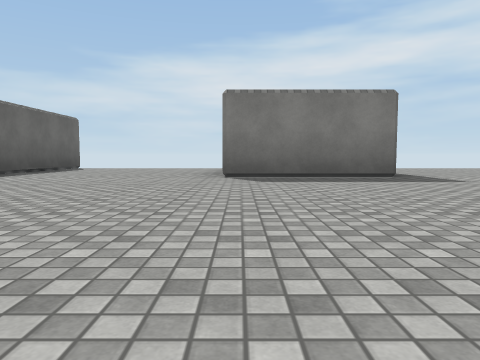
view 1 (above)

22 first-person views from a walk through a 3-D level made in the Unity game engine. The camera is 0.27 m above the floor, tilts 4° down and sees 70° across. The floor is counted in squares, 1 m on a side. Each view is taken from the middle of a square. On the plan, view 1 faces up. The plan holds only what a view shows up to about 9 squares ahead; the rest is blank. The place goes on beyond the plan. The player character is not drawn. Surface patterns are stand-ins for the level's own textures.

view 2
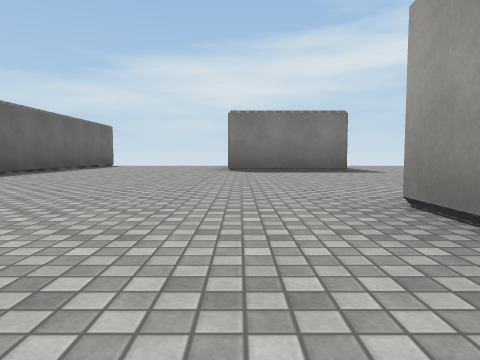

view 3
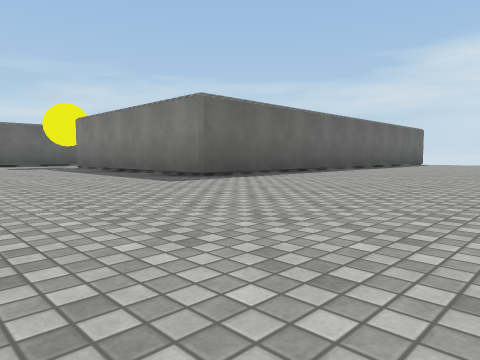

view 4
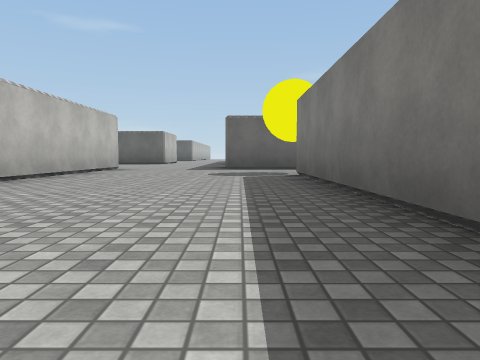

view 5
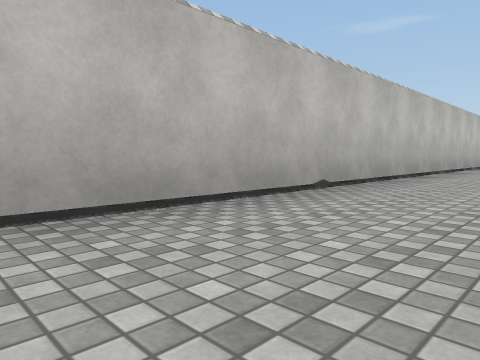

view 6
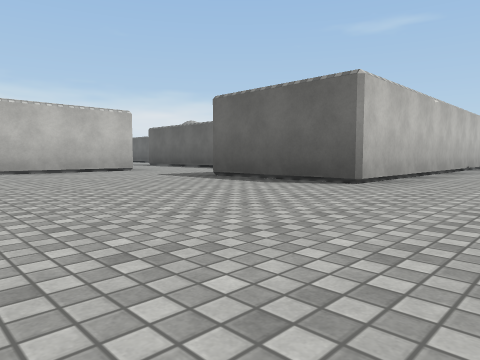

view 7
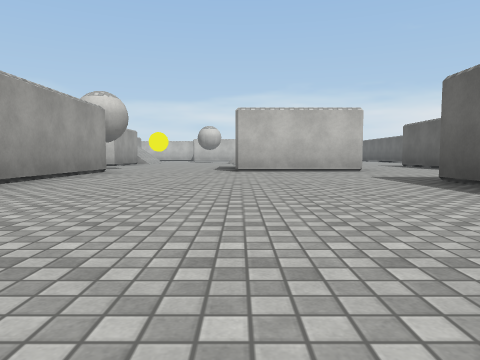

view 8
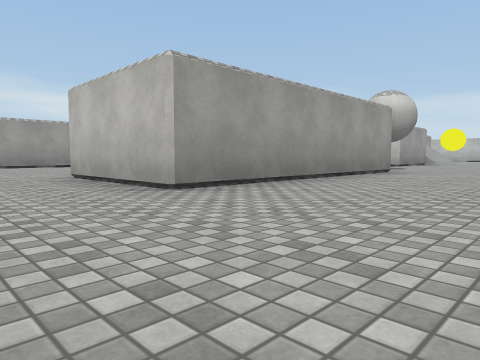

view 9
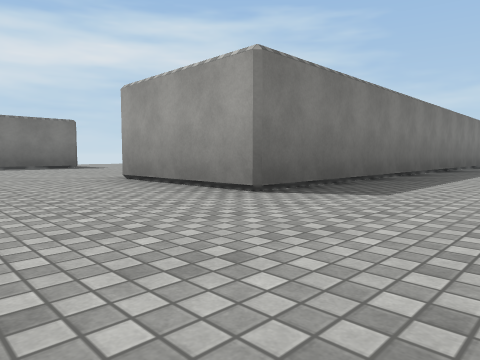

view 10
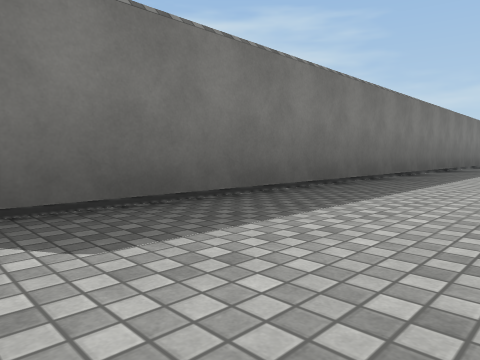

view 11
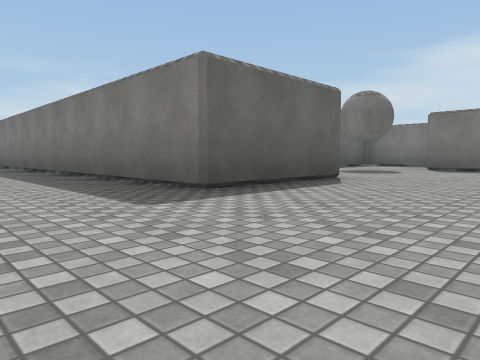

view 12
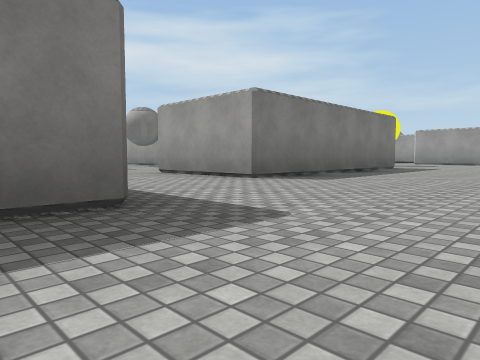

view 13
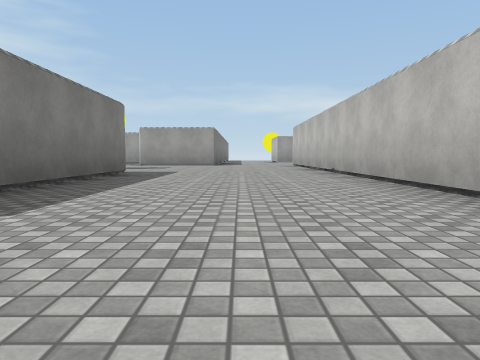

view 14
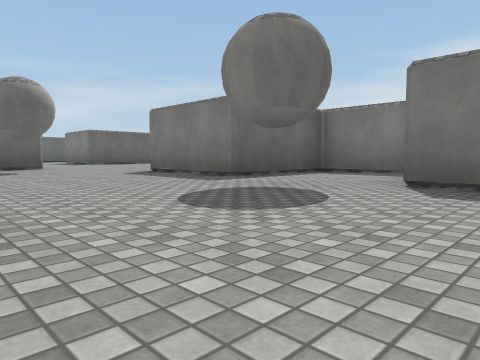

view 15
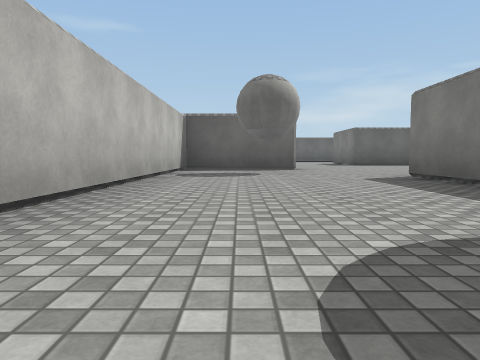

view 16
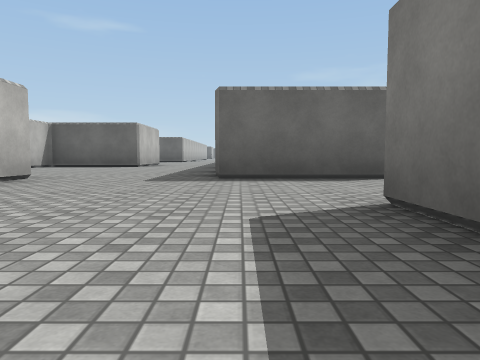

view 17
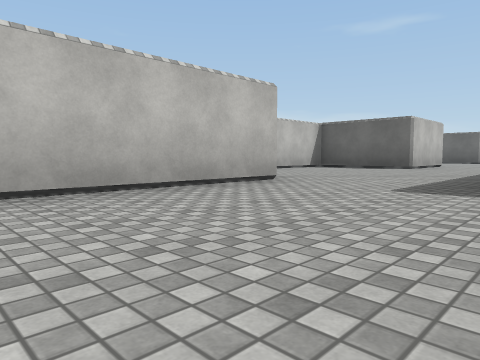

view 18
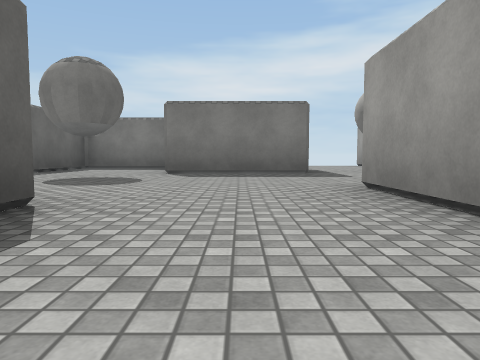

view 19
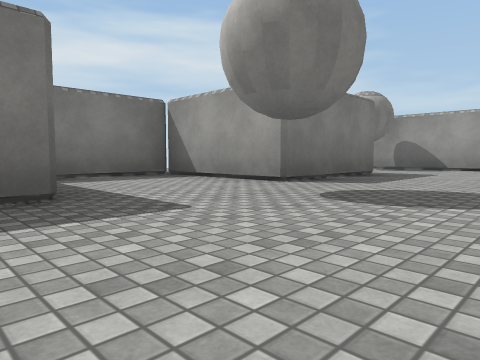

view 20
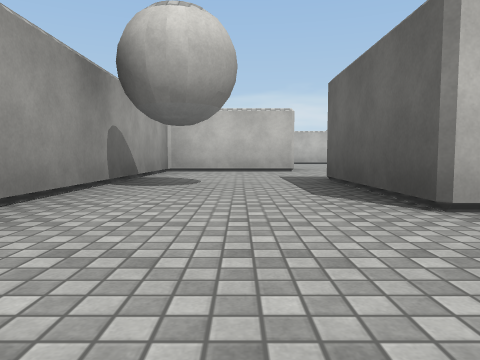

view 21
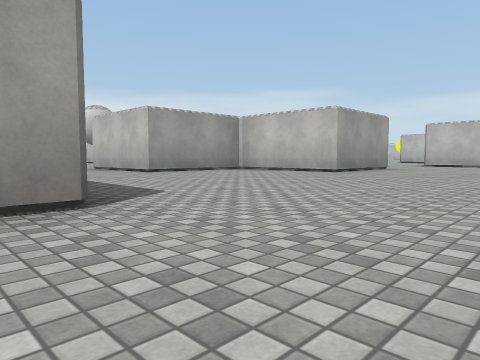

view 22
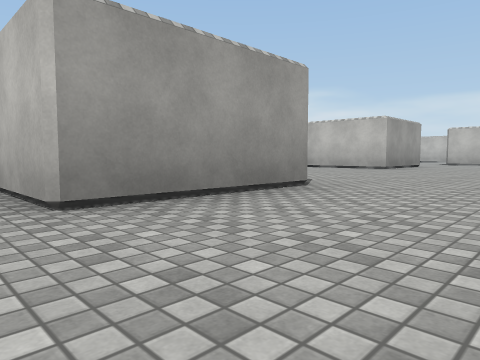

### Floor plan
Key: @ floor where view 1 was taken; # wall or solid block; . floor.
Columns run from 11 left of view 1 to 19 right of it. Each row starts with its distance up from view 1.
  8        #
  7        #....  ..          .
  6        #...## ..    #### ...
  5        #...###..    #..###..#
  4        #...........##..###..#
  3        #....................#
  2        #......###...........#
  1        #......###........####
  0        #...@###########..###
 -1  #.#####....### ########.#####.
 -2  #..........############.......
 -3 ...............................
 -4 ...............................
 -5 .############....##....########
 -6             #....##....#
 -7            ......####
 -8            ......#
 -9          #..###..#
-10          #..   ...
-11          #..   ...
-12          #.     ..

Positions as (right, up) in squares from view 1, and headings:
1: (0, 0), facing up
2: (0, -2), facing up
3: (0, -4), facing up-left
4: (-3, -2), facing left
5: (-1, -3), facing down-left
6: (4, -3), facing down-left
7: (3, -3), facing down
8: (3, -3), facing down-right
9: (-1, -4), facing up-right
10: (1, -4), facing up-right
11: (14, -4), facing up-left
12: (11, -4), facing up-right
13: (13, -3), facing right
14: (13, 0), facing up-left
15: (12, 1), facing left
16: (16, -2), facing left
17: (15, -2), facing down-left
18: (13, -2), facing up
19: (9, 1), facing up-right
20: (15, 7), facing down
21: (-2, 5), facing down-right
22: (-2, 7), facing down-right
